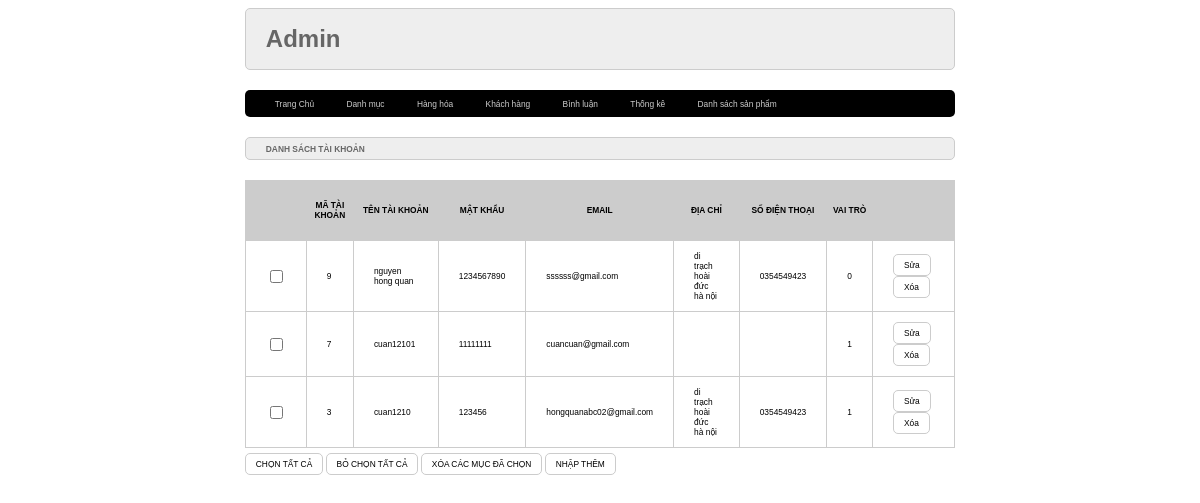
The app's page /admin/index.php?act=dskh with its own data.
### tables this page shows
CREATE TABLE `taikhoan` (
  `id` int NOT NULL,
  `user` varchar(255) NOT NULL,
  `pass` varchar(255) NOT NULL,
  `email` varchar(255) NOT NULL,
  `address` varchar(255) DEFAULT NULL,
  `tel` varchar(20) DEFAULT NULL,
  `role` tinyint NOT NULL DEFAULT '0'
);

### model/pdo.php (called while the page is built, shortened)
<?php
function pdo_get_connection(){
    $dburl = "mysql:host=localhost;dbname=duanmau2024;charset=utf8";
    $username = 'root';
    $password = '';
    $conn = new PDO($dburl, $username, $password);
    $conn->setAttribute(PDO::ATTR_ERRMODE, PDO::ERRMODE_EXCEPTION);
    return $conn;
}
function pdo_query($sql){
    $sql_args = array_slice(func_get_args(), 1);
    try{
        $conn = pdo_get_connection();
        $stmt = $conn->prepare($sql);
        $stmt->execute($sql_args);
        $rows = $stmt->fetchAll();
        return $rows;
    }
    catch(PDOException $e){
        throw $e;
    }
    finally{
        unset($conn);
    }
}

### model/taikhoan.php (called while the page is built, shortened)
<?php
    function loadAll_taikhoan() {
        $sql = "SELECT * FROM taikhoan ORDER BY id desc";
        $listtaikhoan = pdo_query($sql);
        return $listtaikhoan;
    }
?>

### admin/taikhoan/list.php (the view)
<div class="row formtitle">
                <h1>DANH SÁCH TÀI KHOẢN</h1>
            </div>
            <div class="row formcontent">
                <div class="row mb10 formdsloai">
                    <table>
                        <tr>
                            <th></th>
                            <th>MÃ TÀI KHOẢN</th>
                            <th>TÊN TÀI KHOẢN</th>
                            <th>MẬT KHẨU</th>
                            <th>EMAIL</th>
                            <th>ĐỊA CHỈ</th>
                            <th>SỐ ĐIỆN THOẠI</th>
                            <th>VAI TRÒ</th>
                            <th></th>
                        </tr>
                        <?php
                        foreach ($listtaikhoan as $tk) {
                            extract($tk);
                            $suatk = "index.php?act=suatk&id=".$id;
                            $xoatk = "index.php?act=xoatk&id=".$id;
                            echo '<tr>
                                    <td><input type="checkbox" name="" id=""></td>
                                    <td>'.$id.'</td>
                                    <td>'.$user.'</td>
                                    <td>'.$pass.'</td>
                                    <td>'.$email.'</td>
                                    <td>'.$address.'</td>
                                    <td>'.$tel.'</td>
                                    <td>'.$role.'</td>
                                    <td>
                                        <a href="'.$suatk.'"><input type="button" value="Sửa"></a>
                                        <a href="'.$xoatk.'"><input type="button" value="Xóa"></a>
                                    </td>
                                  </tr>';
                        }
                        ?>
                    </table>
                </div>
                <div class="row mb10">
                    <input type="button" value="CHỌN TẤT CẢ">
                    <input type="button" value="BỎ CHỌN TẤT CẢ">
                    <input type="button" value="XÓA CÁC MỤC ĐÃ CHỌN">
                    <a href="index.php?act=adddm"><input type="button" value="NHẬP THÊM"></a>
                </div>
            </div>

### css/style.css (style rules this page uses)
* { box-sizing: border-box; font-family: sans-serif; font-size: 0.7vw; }
.row { float: left; width: 100%; }
.mb10 { margin-bottom: 5px; }
.formtk input[type="submit"], .formcontent input[type="submit"], .formtk input[type="reset"], .formcontent input[type="reset"], .formcontent input[type="button"] { border-radius: 5px; padding: 5px 10px; background-color: white; border: 1px solid #ccc; }
.formtitle { border: 1px #ccc solid; color: #666; border-radius: 5px; background-color: #eee; padding: 0px 20px; }
.formcontent { padding: 20px 0; }
.formdsloai table { width: 100%; border-collapse: collapse; }
.formdsloai table th { padding: 20px 0; background-color: #ccc; }
.formdsloai table td { padding: 10px 20px; border: 1px solid #ccc; }

### records on screen
taikhoan: id "9", user "nguyen hong quan", pass "1234567890", email "ssssss@gmail.com", address "di trạch hoài đức hà nội", tel "0354549423", role "0"
taikhoan: id "7", user "cuan12101", pass "11111111", email "cuancuan@gmail.com", role "1"
taikhoan: id "3", user "cuan1210", pass "123456", email "hongquanabc02@gmail.com", address "di trạch hoài đức hà nội", tel "0354549423", role "1"
